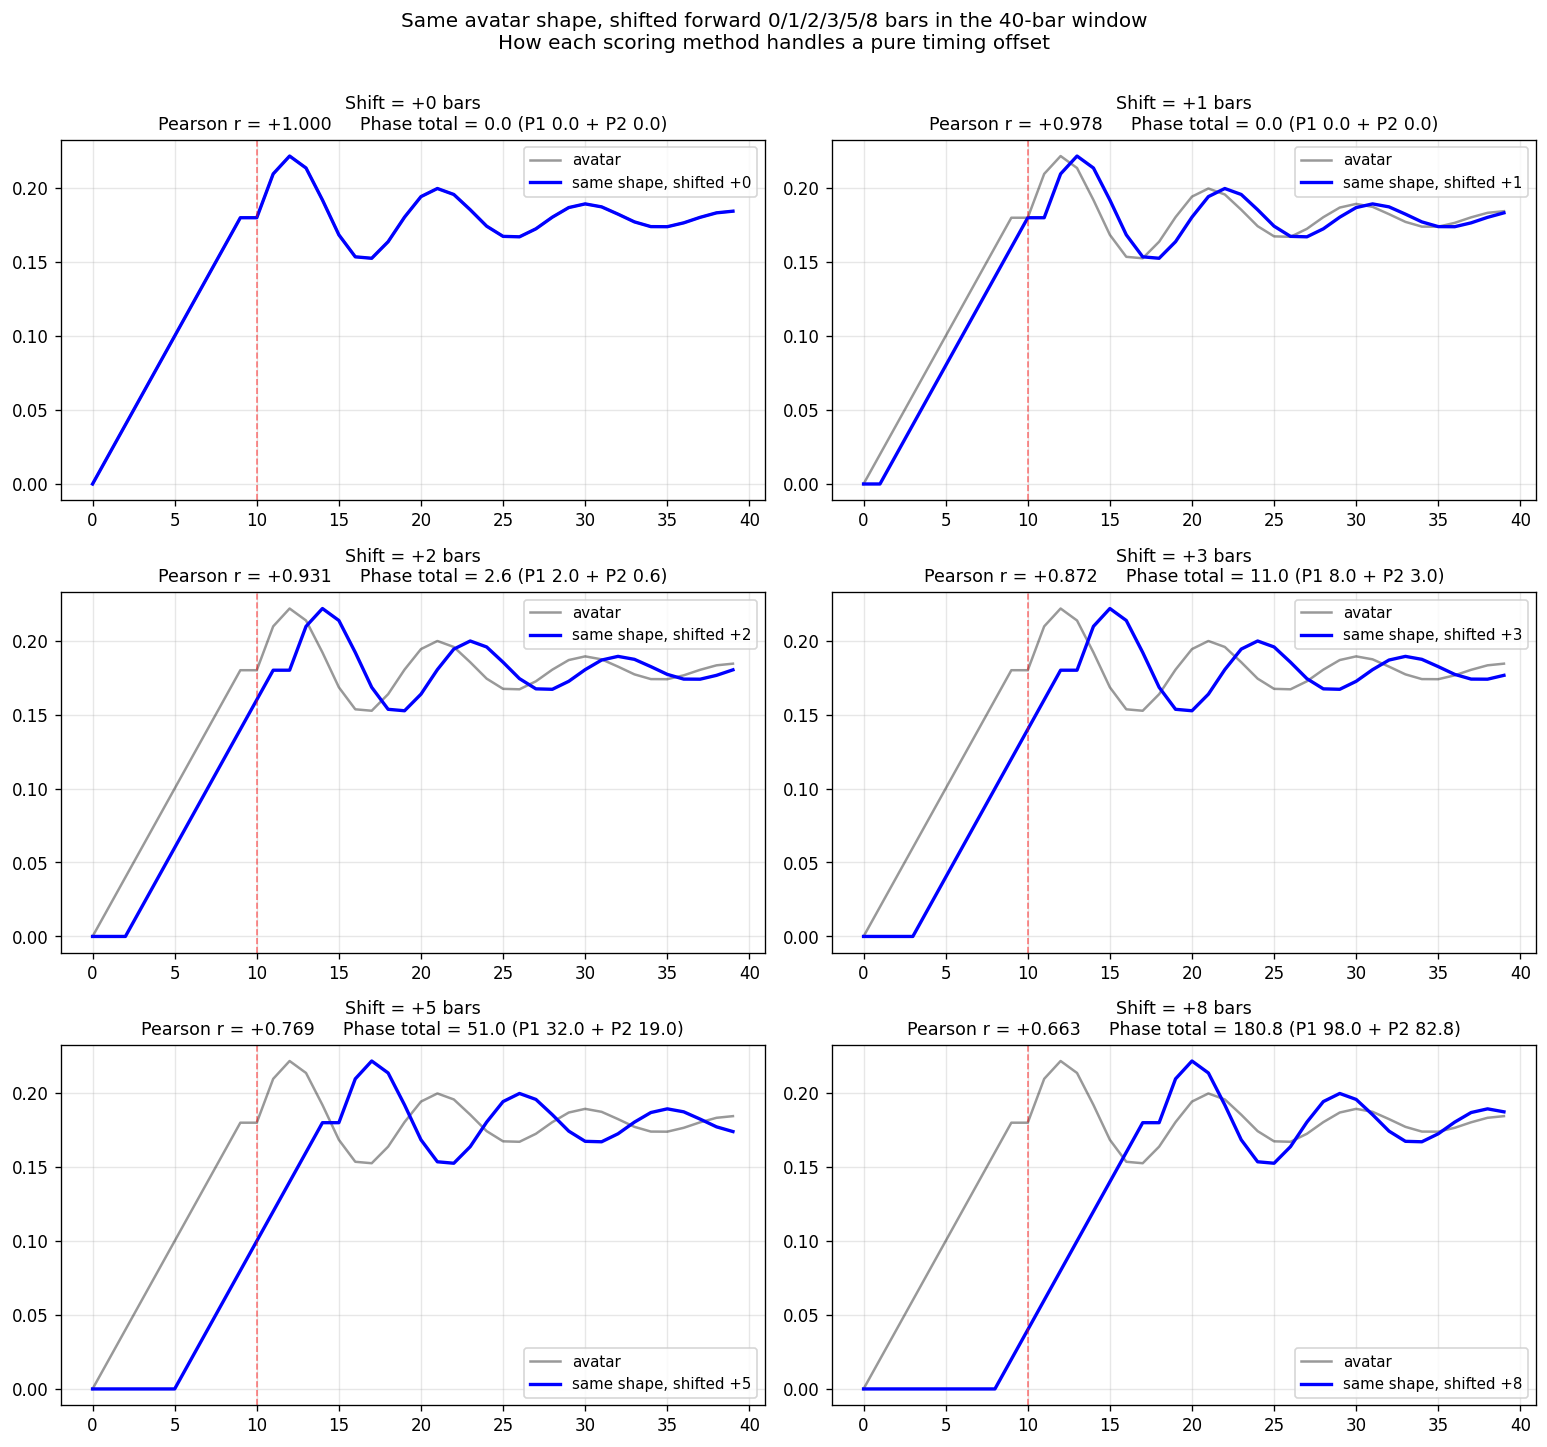

The Python source for this figure:
import numpy as np
import matplotlib.pyplot as plt
from scipy.stats import pearsonr

np.random.seed(7)
N = 40
t = np.arange(N)
PHASE_BOUNDARY = 10
ADR = 0.02


def avatar():
    rip = np.linspace(0, 0.18, 10)
    rng_t = np.arange(30)
    decay = np.exp(-rng_t / 12)
    osc = np.sin(rng_t * 0.7) * 0.05 * decay
    return np.concatenate([rip, 0.18 + osc])


def shifted_avatar(shift):
    if shift == 0:
        return avatar()
    av = avatar()
    pre = np.zeros(shift)
    post = av[:N - shift]
    return np.concatenate([pre, post])


def phase_scalars(curve):
    p1 = curve[:PHASE_BOUNDARY + 1]
    p2 = curve[PHASE_BOUNDARY:]
    return {
        "p1_net": (p1[-1] - p1[0]) / ADR,
        "p1_range": (p1.max() - p1.min()) / ADR,
        "p2_net": (p2[-1] - p2[0]) / ADR,
        "p2_range": (p2.max() - p2.min()) / ADR,
    }


ex = avatar()
ex_s = phase_scalars(ex)

shifts = [0, 1, 2, 3, 5, 8]
results = []
for s in shifts:
    c = shifted_avatar(s)
    r = pearsonr(ex, c)[0]
    cs = phase_scalars(c)
    d1n = cs["p1_net"] - ex_s["p1_net"]
    d1r = cs["p1_range"] - ex_s["p1_range"]
    d2n = cs["p2_net"] - ex_s["p2_net"]
    d2r = cs["p2_range"] - ex_s["p2_range"]
    p1c = d1n ** 2 + d1r ** 2
    p2c = d2n ** 2 + d2r ** 2
    results.append((s, c, r, p1c, p2c, p1c + p2c))

fig, axes = plt.subplots(3, 2, figsize=(13, 12))
axes = axes.flatten()

for i, (s, c, r, p1c, p2c, total) in enumerate(results):
    ax = axes[i]
    ax.plot(t, ex, 'k-', alpha=0.4, linewidth=1.5, label='avatar')
    ax.plot(t, c, 'b-', linewidth=2, label=f'same shape, shifted +{s}')
    ax.axvline(PHASE_BOUNDARY, color='red', linestyle='--', alpha=0.5, linewidth=1.0)
    ax.set_title(
        f"Shift = +{s} bars\n"
        f"Pearson r = {r:+.3f}     Phase total = {total:.1f} (P1 {p1c:.1f} + P2 {p2c:.1f})",
        fontsize=10.5
    )
    ax.grid(True, alpha=0.3)
    ax.legend(fontsize=9, loc='best')

plt.suptitle("Same avatar shape, shifted forward 0/1/2/3/5/8 bars in the 40-bar window\n"
             "How each scoring method handles a pure timing offset",
             fontsize=12, y=1.00)
plt.tight_layout()
plt.savefig("viz_timing_offset_demo.png", dpi=120, bbox_inches='tight')

print("Saved viz_timing_offset_demo.png")
print()
print(f"{'Shift':>6}  {'Pearson r':>10}  {'Phase total':>12}  (P1 + P2)")
for s, _, r, p1c, p2c, total in results:
    print(f"  +{s:<3}  {r:+.3f}      {total:7.2f}     ({p1c:6.2f} + {p2c:6.2f})")
